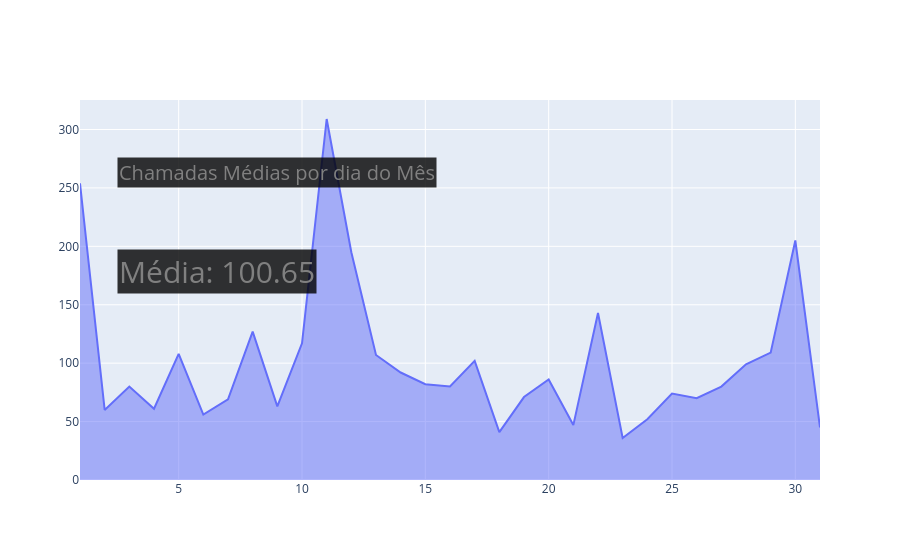

Notebook code cell kept with this figure:
### Code cell
fig2.add_annotation(text=f"Média: {round(df2['Chamadas Realizadas'].mean(), 2)}",
                    xref='paper', yref='paper',
                    font=dict(
                            size=30,
                            color='gray',
                        ),
                    align='center', bgcolor='rgba(0,0,0,0.8)',
                    x=0.05, y=0.55, showarrow=False
                    )

fig2.show()

### Figure 1 — Plotly figure (JSON) as saved in the notebook; plotly's stock layout.template omitted (floating-point values rounded to 4 significant figures)
{"data": [{"fill": "tonexty", "mode": "lines", "type": "scatter", "x": [1, 2, 3, 4, 5, 6, 7, 8, 9, 10, 11, 12, 13, 14, 15, 16, 17, 18, 19, 20, 21, 22, 23, 24, 25, 26, 27, 28, 29, 30, 31], "y": [254, 60, 80, 61, 108, 56, 69, 127, 63, 117, 309, 195, 107, 92, 82, 80, 102, 41, 71, 86, 47, 143, 36, 52, 74, 70, 80, 99, 109, 205, 45]}], "layout": {"annotations": [{"align": "center", "bgcolor": "rgba(0,0,0,0.8)", "font": {"color": "gray", "size": 20}, "showarrow": false, "text": "Chamadas Médias por dia do Mês", "x": 0.05, "xref": "paper", "y": 0.85, "yref": "paper"}, {"align": "center", "bgcolor": "rgba(0,0,0,0.8)", "font": {"color": "gray", "size": 30}, "showarrow": false, "text": "Média: 100.65", "x": 0.05, "xref": "paper", "y": 0.55, "yref": "paper"}]}}
